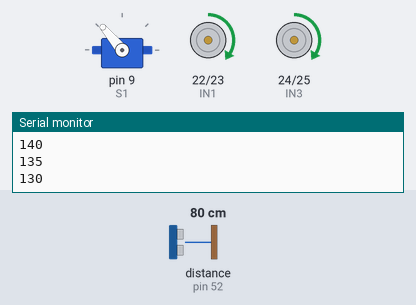
Simulated run of this sketch. Board: Arduino Mega 2560, built with avr-gcc and run on an emulated ATmega2560. On the bench: servo, motor-driver pin pairs drawn as motors (green arrow = first pin HIGH = forward, orange = second pin HIGH = backward, longer = more drive, scaled by the enable pin), the last lines printed to the serial monitor. Wiring (inferred from the names in the program): ultrasonic range finder: trigger pin 53; echo pin 52. The inputs (shaded band) are chosen by the test bench; at power-on: distance to the obstacle (sensor on pin 52) 80 cm. The echo pulse lasts 58.3 µs per cm.

Above: at 1.2 s.
1.3 s: distance to the obstacle (sensor on pin 52) set to 2 cm
At 2.0 s:
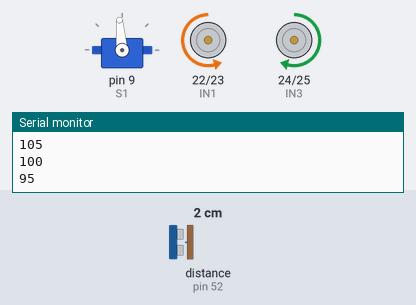
At 2.9 s:
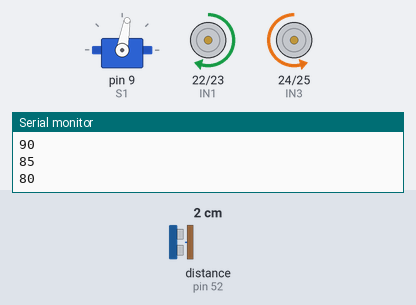
4.3 s: distance to the obstacle (sensor on pin 52) set to 18 cm
7.3 s: distance to the obstacle (sensor on pin 52) set to 13 cm
10.3 s: distance to the obstacle (sensor on pin 52) set to 11 cm
At 11.9 s:
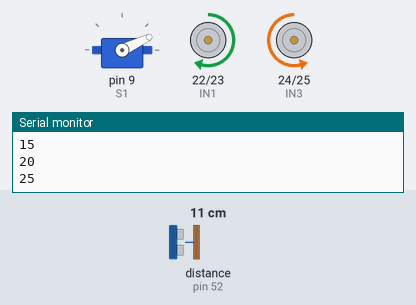
13.3 s: distance to the obstacle (sensor on pin 52) set to 4 cm
16.3 s: distance to the obstacle (sensor on pin 52) set to 35 cm
At 16.8 s:
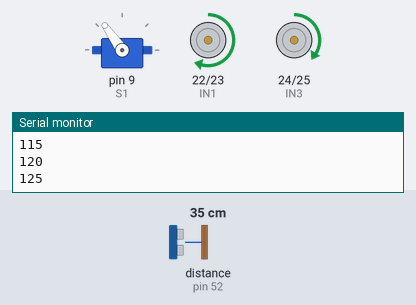
Timing chart, 0 to 20.3 s (numbered marks = the images above; inputs shaded):
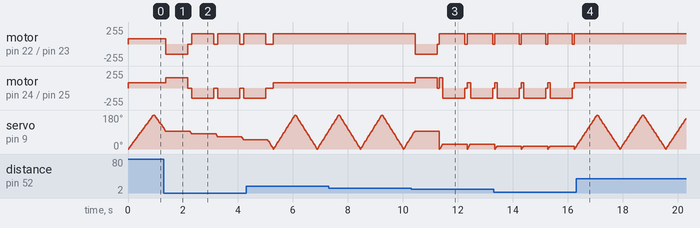

Measured:
- after the input at 1.3 s, motor on pin 22 (IN1) / pin 23 (IN2): forward 76/255 → backward 153/255 after 0.08 s, then repeats every 0.94 s: stopped 0.14 s, forward 153/255 0.80 s; motor on pin 24 (IN3) / pin 25 (IN4): forward 76/255 → forward 153/255 after 0.08 s, then repeats every 0.94 s: stopped 0.14 s, backward 153/255 0.80 s
- after the input at 10.3 s, motor on pin 22 (IN1) / pin 23 (IN2): forward 153/255 → backward 153/255 after 0.15 s, then repeats every 1.0 s: stopped 0.08 s, forward 153/255 0.93 s
- after the input at 16.3 s, motor on pin 22 (IN1) / pin 23 (IN2): stops changing and stays forward 153/255; motor on pin 24 (IN3) / pin 25 (IN4): stops changing and stays forward 76/255

The sketch:

tunel.ino
```cpp
#include <Servo.h>
Servo S1;


const int trigPin = 53;
const int echoPin = 52;

int dist;
long duration;
float cm;

int currentAngle = 0; // Track the current angle of the servo
int times = 0;
bool restart = false;

const int IN1 = 22;
const int IN2 = 23;
const int M1pwmPin = 2;
const int IN3 = 24;
const int IN4 = 25;
const int M2pwmPin = 3;


bool obsticalFoundL = false;
bool obsticalFoundR = false;

int speed = 30;

void movefw(float k){
  float DutyCycle = map(k, 0, 100, 0, 255);
  digitalWrite(IN1, HIGH);
  digitalWrite(IN2, LOW);
  analogWrite(M1pwmPin, DutyCycle);
  digitalWrite(IN3, HIGH);
  digitalWrite(IN4, LOW);
  analogWrite(M2pwmPin, DutyCycle);
}
// Function for moving Backward
void movebw(float k){
  float DutyCycle = map(k, 0, 100, 0, 255);
  digitalWrite(IN1, LOW);
  digitalWrite(IN2, HIGH);
  analogWrite(M1pwmPin, DutyCycle);
  digitalWrite(IN3, LOW);
  digitalWrite(IN4, HIGH);
  analogWrite(M2pwmPin, DutyCycle);
}
// Function for turning Left
void turnLeft(float k){
  float DutyCycle = map(k, 0, 100, 0, 255);
  digitalWrite(IN1, HIGH);
  digitalWrite(IN2, LOW);
  analogWrite(M1pwmPin, DutyCycle);
  digitalWrite(IN4, HIGH);
  digitalWrite(IN3, LOW);
  analogWrite(M2pwmPin, DutyCycle);
}
// Function for turning Right
void turnRight(float k){
  float DutyCycle = map(k, 0, 100, 0, 255);
  digitalWrite(IN2, HIGH);
  digitalWrite(IN1, LOW);
  analogWrite(M1pwmPin, DutyCycle);
  digitalWrite(IN3, HIGH);
  digitalWrite(IN4, LOW);
  analogWrite(M2pwmPin, DutyCycle);
}
// Function for stopping motors
void stopMotors(){
  digitalWrite(IN2, LOW);
  digitalWrite(IN1, LOW);
  digitalWrite(IN3, LOW);
  digitalWrite(IN4, LOW);
  analogWrite(M1pwmPin, 0);
  analogWrite(M2pwmPin, 0);
}

int measureDistance(){
  delay(20);
  digitalWrite(trigPin, LOW);
  delayMicroseconds(2);
  digitalWrite(trigPin, HIGH);
  delayMicroseconds(10);
  digitalWrite(trigPin, LOW);
  duration = pulseIn(echoPin, HIGH);
  cm=duration * 0.0343 / 2.0;
  return cm;
}

void setServoAngle(int angle){
  if (angle >= 0 && angle <= 180) { // Ensure the angle is within valid range
    S1.write(angle); // Set the servo to the specified angle
  }
}


void turnServoByDegrees(int angle) {
  if (currentAngle > 180 || currentAngle < 0) {
    currentAngle = 0; // Reset the angle back to 0 after reaching 180 degrees
  }
  S1.write(currentAngle); // Set the servo to the new angle
}

void setup() {
  // put your setup code here, to run once:
  Serial.begin(9600);

  S1.attach(9); // Attach the servo to pin 9

  S1.write(currentAngle);


  pinMode(IN1, OUTPUT);
  pinMode(IN2, OUTPUT);
  pinMode(IN3, OUTPUT);
  pinMode(IN4, OUTPUT);
  pinMode(M1pwmPin, OUTPUT);
  pinMode(M2pwmPin, OUTPUT);

  pinMode(trigPin, OUTPUT);
  pinMode(echoPin, INPUT);

}

void obsticalAtRight(int angle){
  // int time = map(angle, 0, 180, 60, 0);
  stopMotors();
  delay(100);
  turnLeft(speed+20);
  delay(1500);
  stopMotors();
}

void obsticalAtLeft(int angle){
  // int time = map(angle, 0, 180, 60, 0);
  stopMotors();
  delay(100);
  turnRight(speed+20);
  delay(1500);
  stopMotors();
}

void AvoidObstical(int angle){
  if(angle > 90){
    turnRight(60);
    delay(800);
    stopMotors();
    delay(80);
  }
  else{
    turnLeft(60);
    delay(800);
    stopMotors();
    delay(80);
  }
}


void Scan(){
  currentAngle = 0;
  S1.write(currentAngle);

  times = 0;
  if(restart == false){
    for(int i=0; i<=36; i++){
      currentAngle = i*5;
      turnServoByDegrees(currentAngle);
      Serial.println(currentAngle);
      dist = measureDistance();
      if(dist < 11){
        if(times > 2){
          obsticalFoundL = true;
          AvoidObstical(currentAngle);
          times = 0;
          restart = true;
          break;
        }
        times++;
      }
    }
  }

  if(restart == false){
    for(int i=36; i>0; i--){
      currentAngle = i*5;
      turnServoByDegrees(currentAngle);
      Serial.println(currentAngle);
      dist = measureDistance();
      if(dist < 11){
        if(times > 2){
          obsticalFoundR = true;
          AvoidObstical(currentAngle);
          times = 0;
          restart = true;
        }
        times++;
      }
    }
  }
}


void loop() {
  // currentAngle = 0;
  // S1.write(currentAngle); // setting the beginning angle

  // moving
  movefw(speed);
  restart = false; // reset the restart
  Scan();


}
```
